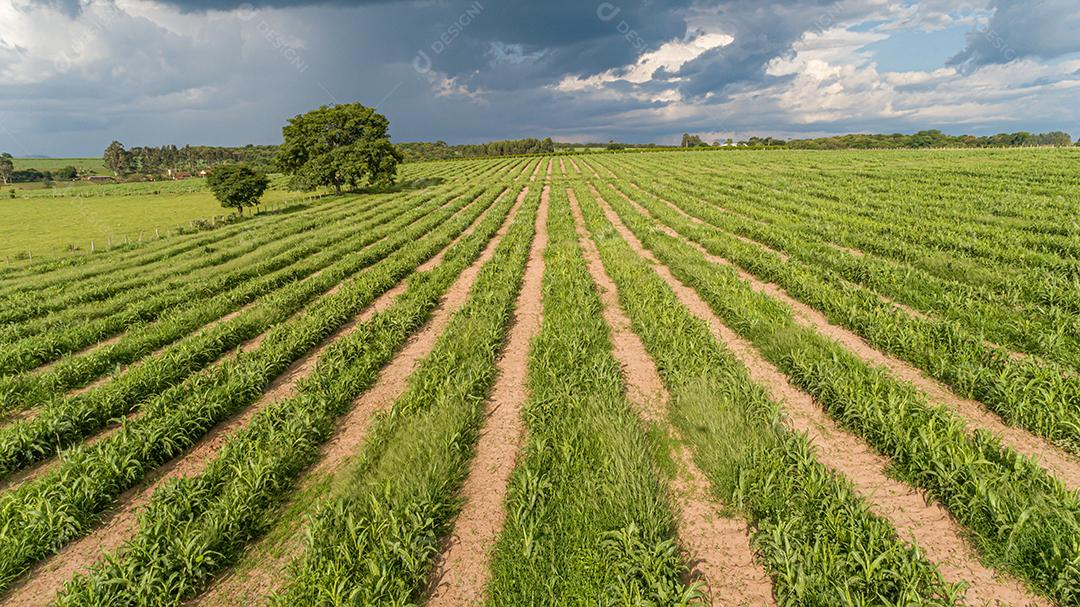
#> input picture src3/questao5/plantioCana.jpg, 1080 x 607 px
$ python main.py   (older library calls are emulated)
#> lines starting #> are read from the running program, lines starting #| are printed output that depends on the picture
### src3/questao5/HighlightImage.py
import cv2
import numpy as np
from scipy import ndimage

class HighlightImage:
    def __init__(self, srcImage : str):
#> called with srcImage = 'plantioCana.jpg'
        try:
            self.__sourceImg = cv2.imread(srcImage)
        except Exception as e:
            print("Ocorreu um erro: {}".format(e))

    def getSourceImg(self):
        return self.__sourceImg

    def editImage(self):
        try:
            img = self.__sourceImg.copy()
            col, lin, _ = img.shape
            img = img[215:col, :lin]

            for j in range(0, col - 215):
                for i in range(0, lin):
                    (blue, green, red) = img[j, i]
                    blueDistance = int(green) - int(blue)
                    redDistance = int(green) - int(red)
                    # Criando contraste maior entre o verde e o resto da imagem
                    if blueDistance > 2 and redDistance > 2:
                        img[j, i, ] = [255, 255, 255]
                    else:
                        img[j, i, ] = [0, 0, 0]

            img = cv2.cvtColor(img, cv2.COLOR_BGR2GRAY)
            return img
        except Exception as e:
            print("Ocorreu um erro: {}".format(e))

    # [6 lines left out: function applyMeanFilter, not called in this run]

    def applyMedianFilter(self, srcImg : object, kernelSize : int):
        try:
            imgResult = cv2.medianBlur(srcImg, kernelSize)
            return imgResult
        except Exception as e:
            print("Ocorreu um erro: {}".format(e))

    # [6 lines left out: function applyGaussianFilter, not called in this run]

    def applySobelFilter(self, srcImg : object, x : int, y : int, kernelSize : int):
        try:
            sobel = cv2.Sobel(src=srcImg, ddepth=cv2.CV_64F, dx=x, dy=y, ksize=kernelSize)
            filteredImage = cv2.convertScaleAbs(sobel)
            return filteredImage
        except Exception as e:
            print("Ocorreu um erro: {}".format(e))

    def applyCannyFilter(self, srcImg : object, firstTreshold : int, secondTreshold : int):
        try:
            filteredImage = cv2.Canny(srcImg, firstTreshold, secondTreshold)
            return filteredImage
        except Exception as e:
            print("Ocorreu um erro: {}".format(e))

    def applyRobertsFilter(self, srcImg : object):
        try:
            crossVertical = np.array([
                [1,  0],
                [0, -1]
            ])
            crossHorizontal = np.array([
                [0,  1],
                [-1, 0]
            ])
            copiedImg = srcImg.copy().astype('float64')
            copiedImg /= 255
            verticalArray = ndimage.convolve(copiedImg, crossVertical)
            horizontalArray = ndimage.convolve(copiedImg, crossHorizontal)
            filteredImage = np.sqrt(np.square(horizontalArray) + np.square(verticalArray))
            filteredImage *= 255
            filteredImage = filteredImage.astype(srcImg.dtype)
            return filteredImage
        except Exception as e:
            print("Ocorreu um erro: {}".format(e))

    def applyPrewittFilter(self, srcImg : object):
        try:
            kernelX = np.array([
                [-1, -1, -1],
                [0,   0,  0],
                [1,   1,  1]
            ])
            kernelY = np.array([
                [-1, 0, 1],
                [-1, 0, 1],
                [-1, 0, 1]
            ])
            imgPrewittX = cv2.filter2D(srcImg, -1, kernelX)
            imgPrewittY = cv2.filter2D(srcImg, -1, kernelY)
            filteredImage = imgPrewittX + imgPrewittY
            return filteredImage
        except Exception as e:
            print("Ocorreu um erro: {}".format(e))

### src3/questao5/main.py
import cv2
import matplotlib.pyplot as plt
from HighlightImage import HighlightImage

highlight = HighlightImage("plantioCana.jpg")
sourceImg = highlight.getSourceImg()
#> sourceImg is the input picture: shape (607, 1080, 3); mean B, G, R 84.4, 138.9, 135
editedImg = highlight.editImage()
lowPassImg = highlight.applyMedianFilter(editedImg, 7)

# Passa alta canny
cannyImg = highlight.applyCannyFilter(lowPassImg, 0, 0)
plt.figure(figsize=(10,4))
plt.subplot(121)
plt.imshow(sourceImg[...,::-1])
plt.title('Original')
plt.axis("off")
plt.subplot(122)
plt.imshow(cannyImg, cmap='gray')
plt.title('Canny')
plt.axis("off")
plt.show()
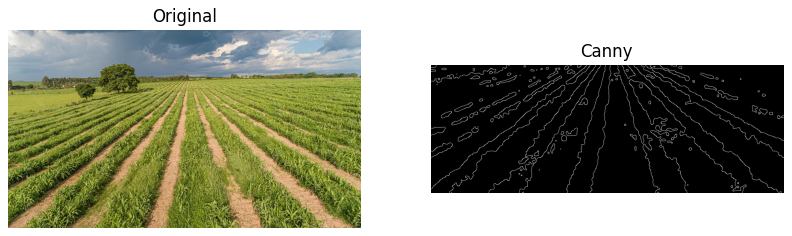
#> figure drawn by matplotlib, 2 panels
cv2.waitKey(0)

# Passa alta Roberts
robertsImg = highlight.applyRobertsFilter(lowPassImg)
plt.figure(figsize=(10,4))
plt.subplot(121)
plt.imshow(sourceImg[...,::-1])
plt.title('Original')
plt.axis("off")
plt.subplot(122)
plt.imshow(robertsImg, cmap='gray')
plt.title('Roberts')
plt.axis("off")
plt.show()
cv2.waitKey(0)

# Passa alta Sobel
filteredImgX = highlight.applySobelFilter(lowPassImg, 1, 0, 3)
filteredImgY = highlight.applySobelFilter(lowPassImg, 0, 1, 3)
filteredImgXY = highlight.applySobelFilter(lowPassImg, 1, 1, 3)
plt.figure(figsize=(10,4))
plt.subplot(221)
plt.imshow(sourceImg[...,::-1])
plt.title('Original')
plt.axis("off")
plt.subplot(222)
plt.imshow(filteredImgX, cmap='gray')
plt.title('Sobel X')
plt.axis("off")
plt.subplot(223)
plt.imshow(filteredImgY, cmap='gray')
plt.title('Sobel Y')
plt.axis("off")
plt.subplot(224)
plt.imshow(filteredImgXY, cmap='gray')
plt.title('Sobel XY')
plt.axis("off")
plt.show()
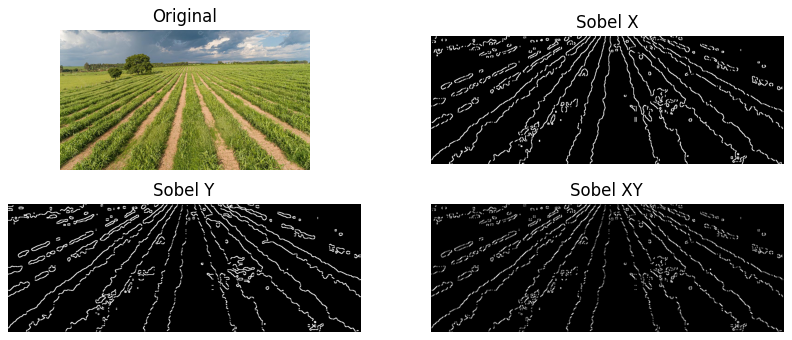
#> figure drawn by matplotlib, 4 panels
cv2.waitKey(0)
cv2.destroyAllWindows()

# Passa alta Prewitt
prewittImg = highlight.applyPrewittFilter(lowPassImg)
plt.figure(figsize=(10,4))
plt.subplot(121)
plt.imshow(sourceImg[...,::-1])
plt.title('Original')
plt.axis("off")
plt.subplot(122)
plt.imshow(prewittImg, cmap='gray')
plt.title('Prewitt')
plt.axis("off")
plt.show()
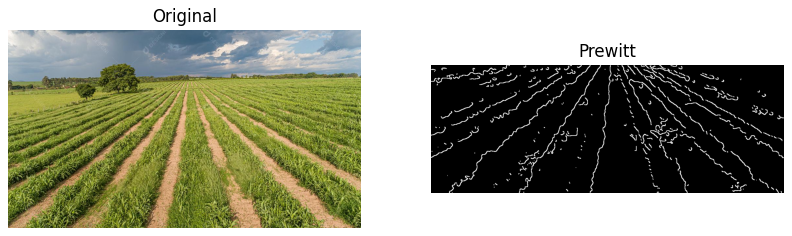
#> figure drawn by matplotlib, 2 panels
cv2.waitKey(0)
